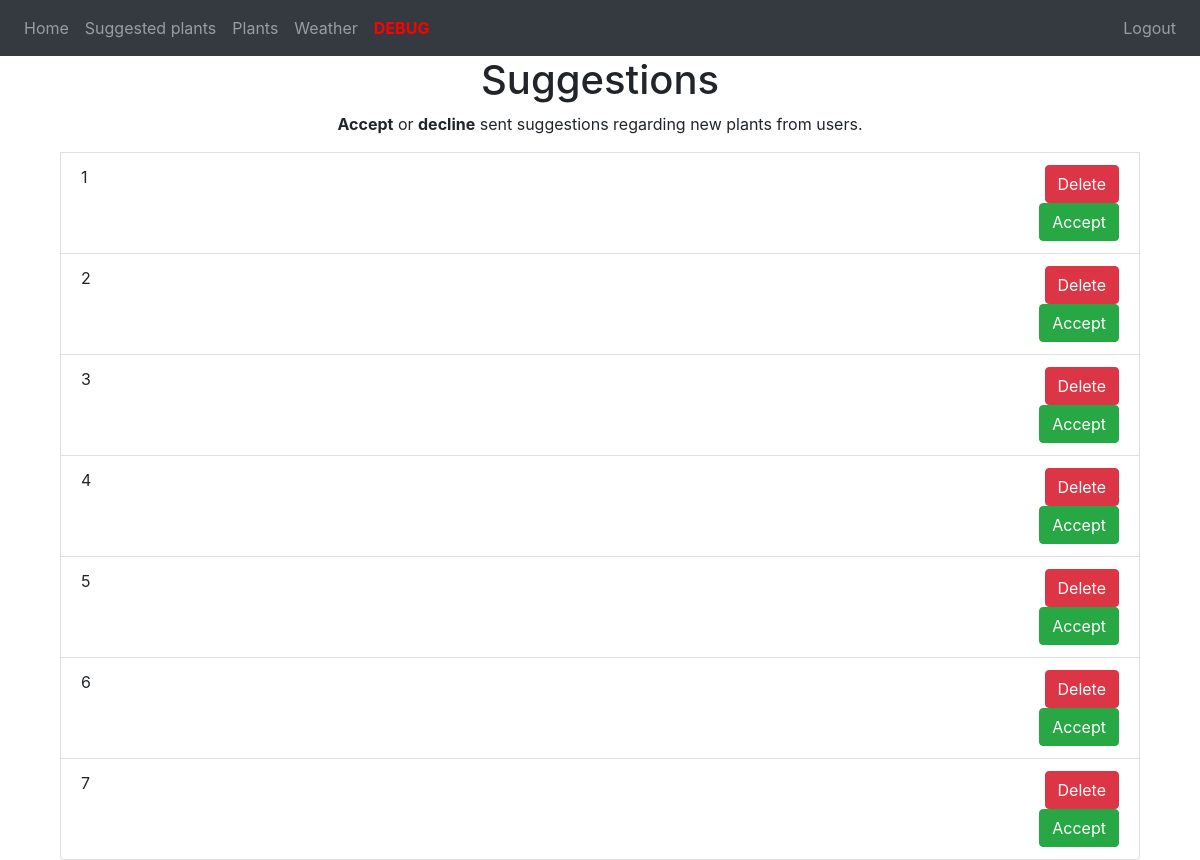
The app's page /suggestions (signed in), older data.
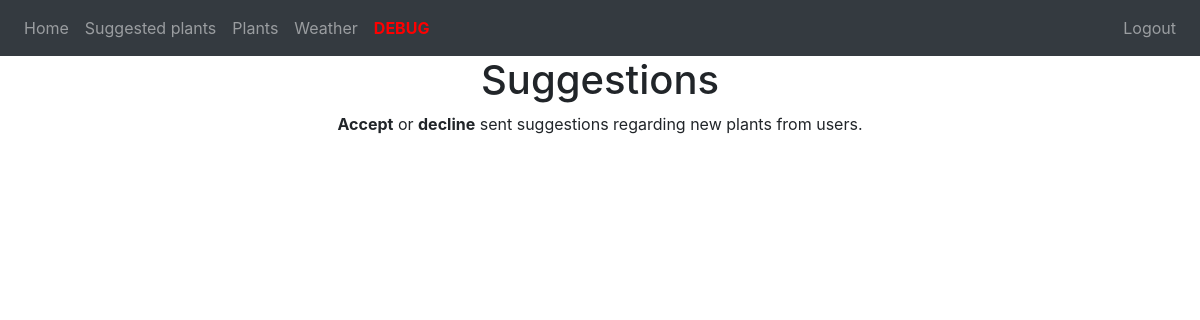
The same page, newer data.
### website/models.py (models this page shows)
class Suggestion(db.Model):
    id = db.Column(db.Integer, primary_key=True)
    data = db.Column(db.String(10000))
    date = db.Column(db.DateTime(timezone=True), default=func.now())
    user_id = db.Column(db.Integer, db.ForeignKey('user.id'))

### website/views.py (the view, shortened to what this page needs)
@views.route('/suggestions', methods=['GET', 'POST'])
@login_required
def suggestions():
    suggestions = Suggestion.query.all()
    return render_template("suggestions.html", user=current_user, suggestions=suggestions, ADMIN=ADMIN)

### website/__init__.py (called while the page is built)
def create_app():
    app = Flask(__name__)
    app.config['SECRET_KEY'] = 'hjshjhdjah kjshkjdhjs'
    app.config['SQLALCHEMY_DATABASE_URI'] = f'sqlite:///{DB_NAME}'
    db.init_app(app)
    from .views import views
    from .auth import auth
    app.register_blueprint(views, url_prefix='/')
    app.register_blueprint(auth, url_prefix='/')
    from .models import User, Note, Plant, Suggestion
    with app.app_context():
        db.create_all()
    login_manager = LoginManager()
    login_manager.login_view = 'auth.login'
    login_manager.init_app(app)
    @login_manager.user_loader
    def load_user(id):
        return User.query.get(int(id))
    return app

### website/templates/suggestions.html (shortened to what this page needs)
{% extends "base.html" %} {% block title %}Home{% endblock %} {% block content %}
{% autoescape false %}
<div class="container">
    <h1/align="center">Suggestions</h1>
    <p/align="center">
    <b>Accept</b> or <b>decline</b> sent suggestions regarding new plants from users.
    </p>
        {% if user.email == ADMIN %}
            {% for suggestion in suggestions %}
            <li class="list-group-item">
                <div class="suggestions-box">
                    <div class="suggestions-data">
                        <div/align="left">
                            {{ suggestion.data }}
                        </div>
                    </div>
                {% if user.email == ADMIN %}
                    <div class="suggestions-buttons">
                        <div/align="right" style="vertical-align: top;">
                            <button type="button" class="decline btn btn-danger" onclick="deleteSuggestion({{ suggestion.id }})">Delete</button>
                            <button type="button" class="accept btn btn-success" onclick="acceptSuggestion({{ suggestion.id }})">Accept</button>
                        </div>
                {% endif %}
            </li>
            {% endfor %}
        {% else %}
            <div class="alert alert-warning" role="alert">
                <b>Unauthorized</b> personnel detected! Access restricted.
            </div>
        {% endif %}
</div>
{% endautoescape %}
{% endblock %}

### website/templates/base.html (shortened to what this page needs)
<!DOCTYPE html>
<html>
  <head>
    <link
      rel="stylesheet"
      href="https://stackpath.bootstrapcdn.com/bootstrap/4.4.1/css/bootstrap.min.css"
    />
    <link
      rel="stylesheet"
      href="https://stackpath.bootstrapcdn.com/font-awesome/4.7.0/css/font-awesome.min.css"
    />
    <link href="http://127.0.0.1:5000/static/style.css" rel="stylesheet" type="text/css" />
  </head>
  <body>
    <nav class="navbar navbar-expand-lg navbar-dark bg-dark">
      <div class="collapse navbar-collapse" id="navbar">
        <div class="navbar-nav">
          {% if user.is_authenticated %}
          <a class="nav-item nav-link" id="home" href="/">Home</a>
            {% if user.email == "kristian.paivinen@yahoo.com" %}
              <a class="nav-item nav-link" id="home" href="/suggestions">Suggested plants</a>
            {% endif %}
          {% else %}
          <a class="nav-item nav-link" id="login" href="/login">Login</a>
          <a class="nav-item nav-link" id="signUp" href="/sign-up">Sign Up</a>
          {% endif %}
          <a class="nav-item nav-link" id="home" href="/plants">Plants</a>
          <a class="nav-item nav-link" id="home" href="/weather">Weather</a>
          {% if user.is_authenticated %}
            {% if user.email == "kristian.paivinen@yahoo.com" %}
              <a class="nav-item nav-link" style="color: red" id="home" href="/debug"><b>DEBUG</b></a>
            {% endif %}
          {% endif %}
        </div>
          {% if user.is_authenticated %}
            <div class="navbar-collapse collapse w-25 order-3 dual-collapse2">
              <ul class="navbar-nav ml-auto">
                  <li class="nav-item">
                    <a class="nav-item nav-link" id="logout" href="/logout" align="right">Logout</a>
                  </li>
              </ul>
            </div>
          {% endif %}
        </div>
    </nav>
    <div class="container">{% block content %} {% endblock %}</div>
  </body>
</html>

Row changes from the older to the newer data that the page shows:
removed Suggestion: data "1"
removed Suggestion: data "2"
removed Suggestion: data "3"
removed Suggestion: data "4"
removed Suggestion: data "5"
removed Suggestion: data "6"
removed Suggestion: data "7"
